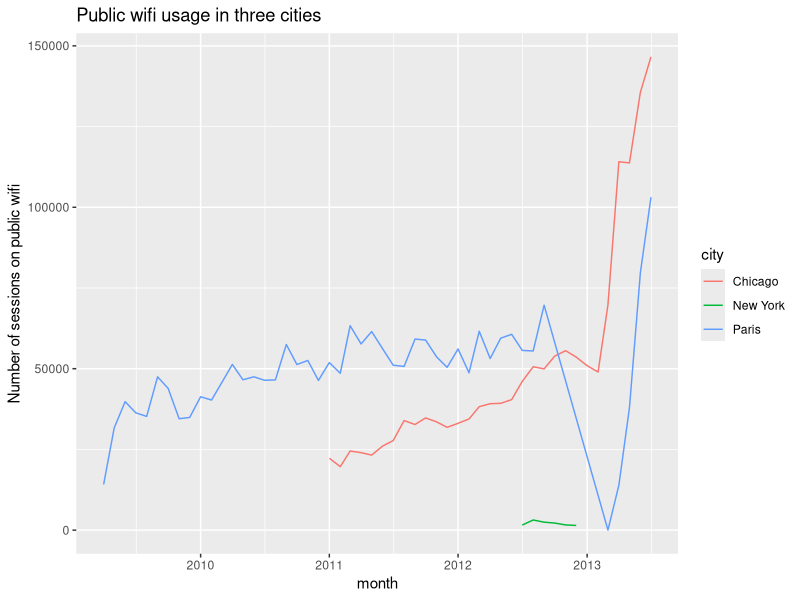

R code for this plot:
library(plyr)
library(ggplot2)

chicago.raw <- read.csv('data/chicago.csv')
chicago <- data.frame (
  city = 'Chicago',
  month = strptime(paste0('1 ',chicago.raw$MONTH, ', ', chicago.raw$YEAR), format = '%d %B, %Y'),
  sessions = chicago.raw$NUMBER.OF.SESSIONS
)

newyork.raw <- read.csv('data/newyork.csv')
newyork.aggregated <- ddply(newyork.raw, c('Year', 'Month'), function(df) { c(sessions = sum(df$X..of.Sessions)) })
newyork <- data.frame (
  city = 'New York',
  month = as.POSIXct(paste(newyork.aggregated$Year, newyork.aggregated$Month, '01', sep = '-')),
  sessions = newyork.aggregated$sessions
)

paris.raw <- read.csv('data/paris.csv', sep = ';')
paris.raw$month <- factor(paris.raw$mois, levels = c(
  'Janvier',
  'Février',
  'Mars',
  'Avril',
  'Mai',
  'Juin',
  'Juillet',
  'Août',
  'Septembre',
  'Octobre',
  'Novembre',
  'Décembre'
))
levels(paris.raw$month) <- 1:12
paris <- data.frame (
  city = 'Paris',
  month = strptime(paste(paris.raw$annee, paris.raw$month, '01', sep = '-'), format = '%Y-%m-%d'),
  sessions = paris.raw$nombre_session_total
)

wifi <- rbind(paris, newyork, chicago)
p <- ggplot(wifi) + aes(x = month, y = sessions, group = city, color = city) +
  geom_line() + scale_y_continuous('Number of sessions on public wifi') +
  ggtitle('Public wifi usage in three cities')
